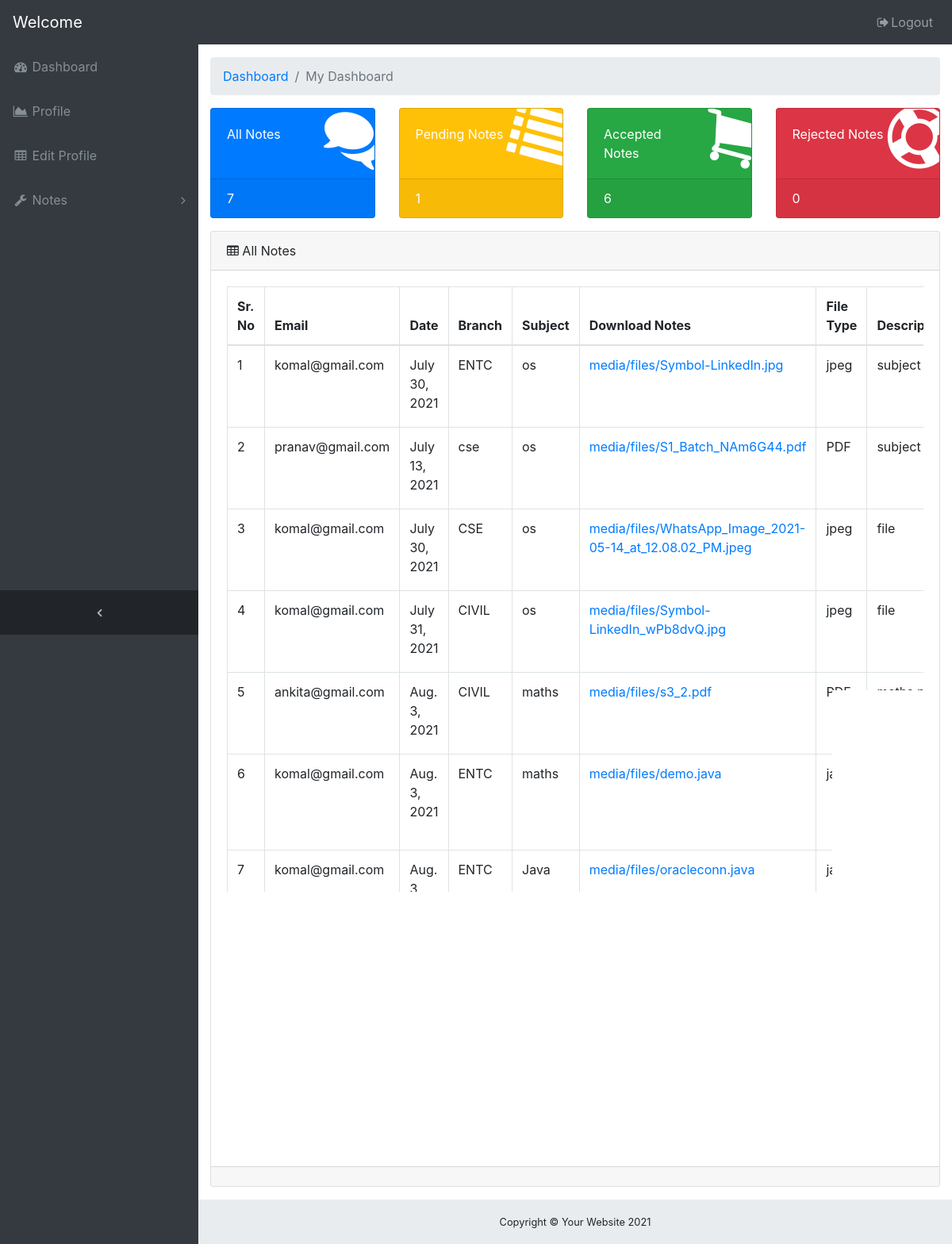
/notes/allnotes/, run on the app's committed database.
### onlinenotes/models.py (models this page shows, shortened)
class notes(models.Model):
    user = models.ForeignKey(User,on_delete=models.CASCADE)
    branch = models.CharField(max_length=30)
    uploadingnotes = models.FileField(upload_to='media/files/')
    date = models.DateField()
    filetype = models.CharField(max_length=30)
    status = models.CharField(max_length=30)
    subject = models.CharField(max_length=30)
    description = models.CharField(max_length=100)

### onlinenotes/views.py (the view)
# urls.py: path('allnotes/',views.allnotes,name="allnotes"),
def allnotes(request):
    allnote = notes.objects.all()
    accept = notes.objects.filter(status='accepted').count()
    all = notes.objects.all().count()
    reject = notes.objects.filter(status='rejected').count()
    pend = notes.objects.filter(status='pending').count()
    context={'allnote':allnote,'accept':accept,'all':all,'reject':reject,'pend':pend}
    return render(request,'onlinenotes/allnotes.html',context)

### onlinenotes/templates/onlinenotes/allnotes.html (shortened to what this page needs)
<!DOCTYPE html>
{% load static %}
<html lang="en">
<head>
    <link rel="stylesheet" href="https://stackpath.bootstrapcdn.com/bootstrap/4.5.2/css/bootstrap.min.css">
    <link href="//netdna.bootstrapcdn.com/bootstrap/3.0.0/css/bootstrap-glyphicons.css" rel="stylesheet">
    <link rel="stylesheet" href="https://cdnjs.cloudflare.com/ajax/libs/font-awesome/4.7.0/css/font-awesome.min.css">
    <link rel="stylesheet" href="https://cdn.jsdelivr.net/npm/@fortawesome/fontawesome-free@5.15.3/css/fontawesome.min.css">
    <link rel="stylesheet" href="{% static 'css/admindash.css' %}">
</head>
<body class="fixed-nav sticky-footer bg-dark" id="page-top">
    <nav class="navbar navbar-expand-lg navbar-dark bg-dark fixed-top" id="mainNav">
      <a class="navbar-brand" href="{% url 'profile' user.id %}">Welcome {{user.username}}</a>
      <div class="collapse navbar-collapse" id="navbarResponsive">
        <ul class="navbar-nav navbar-sidenav" id="exampleAccordion">
          <li class="nav-item" data-toggle="tooltip" data-placement="right" title="Dashboard">
            <a class="nav-link" href="{% url 'admindashboard' %}">
              <i class="fa fa-fw fa-dashboard"></i>
              <span class="nav-link-text">Dashboard</span>
            </a>
          </li>
          <li class="nav-item" data-toggle="tooltip" data-placement="right" title="Charts">
            <a class="nav-link" href="{% url 'profile' user.id %}">
              <i class="fa fa-fw fa-area-chart"></i>
              <span class="nav-link-text">Profile</span>
            </a>
          </li>
          <li class="nav-item" data-toggle="tooltip" data-placement="right" title="Tables">
            <a class="nav-link" href="{% url 'editprofile' user.id %}">
              <i class="fa fa-fw fa-table"></i>
              <span class="nav-link-text">Edit Profile</span>
            </a>
          </li>
          <li class="nav-item" data-toggle="tooltip" data-placement="right" title="Components">
            <a class="nav-link nav-link-collapse collapsed" data-toggle="collapse" href="#collapseComponents" data-parent="#exampleAccordion">
              <i class="fa fa-fw fa-wrench"></i>
              <span class="nav-link-text">Notes</span>
            </a>
          </li>
        </ul>
        <ul class="navbar-nav sidenav-toggler">
          <li class="nav-item">
            <a class="nav-link text-center" id="sidenavToggler">
              <i class="fa fa-fw fa-angle-left"></i>
            </a>
          </li>
        </ul>
        <ul class="navbar-nav ml-auto">
          <li class="nav-item">
            <a class="nav-link" href="{% url 'logout' %}" data-toggle="modal" data-target="#exampleModal">
              <i class="fa fa-fw fa-sign-out"></i>Logout</a>
          </li>
        </ul>
      </div>
    </nav>
    <div class="content-wrapper">
      <div class="container-fluid">
        <ol class="breadcrumb">
          <li class="breadcrumb-item">
            <a href="#">Dashboard</a>
          </li>
          <li class="breadcrumb-item active">My Dashboard</li>
        </ol>
        <div class="row">
          <div class="col-xl-3 col-sm-6 mb-3">
            <div class="card text-white bg-primary o-hidden h-100">
              <div class="card-body">
                <div class="card-body-icon">
                  <i class="fa fa-fw fa-comments"></i>
                </div>
                <div class="mr-5">All Notes</div>
              </div>
              <a class="card-footer text-white clearfix large z-1" href="{% url 'allnotes' %}">
                <span class="float-left">{{all}}</span>
              </a>
            </div>
          </div>
          <div class="col-xl-3 col-sm-6 mb-3">
            <div class="card text-white bg-warning o-hidden h-100">
              <div class="card-body">
                <div class="card-body-icon">
                  <i class="fa fa-fw fa-list"></i>
                </div>
                <div class="mr-5">Pending Notes</div>
              </div>
              <a class="card-footer text-white clearfix large z-1" href="{% url 'pendingnotes' %}">
                <span class="float-left">{{pend}}</span>
              </a>
            </div>
          </div>
          <div class="col-xl-3 col-sm-6 mb-3">
            <div class="card text-white bg-success o-hidden h-100">
              <div class="card-body">
                <div class="card-body-icon">
                  <i class="fa fa-fw fa-shopping-cart"></i>
                </div>
                <div class="mr-5">Accepted Notes</div>
              </div>
              <a class="card-footer text-white clearfix large z-1" href="{% url 'acceptednotes' %}">
                <span class="float-left">{{accept}}</span>
              </a>
            </div>
          </div>
          <div class="col-xl-3 col-sm-6 mb-3">
            <div class="card text-white bg-danger o-hidden h-100">
              <div class="card-body">
                <div class="card-body-icon">
                  <i class="fa fa-fw fa-support"></i>
                </div>
                <div class="mr-5">Rejected Notes</div>
              </div>
              <a class="card-footer text-white clearfix large z-1" href="{% url 'rejectednotes' %}">
                <span class="float-left">{{reject}}</span>
              </a>
            </div>
          </div>
        </div>
        <div class="card mb-3">
          <div class="card-header">
            <i class="fa fa-table"></i> All Notes</div>
          <div class="card-body">
            <div class="table-responsive">
              <table class="table table-bordered" id="dataTable" width="100%" cellspacing="0">
                <thead>
                  <tr>
                    <th>Sr. No</th>
                    <th>Email</th>
                    <th>Date</th>
                    <th>Branch</th>
                    <th>Subject</th>
                    <th>Download Notes</th>
                    <th>File Type</th>
                    <th>Description</th>
                  </tr>
                </thead>
                <tfoot>
                  <tr>
                    <th>Sr. No</th>
                    <th>Email</th>
                    <th>Date</th>
                    <th>Branch</th>
                    <th>Subject</th>
                    <th>Download Notes</th>
                    <th>File Type</th>
                    <th>Description</th>
                  </tr>
                </tfoot>
                <tbody>
                  {% for i in allnote %}
                    <tr>
                      <td>{{forloop.counter}}</td>
                      <td>{{i.user.email}}</td>
                      <td>{{i.date}}</td>
                      <td>{{i.branch}}</td>
                      <td>{{i.subject}}</td>
                      <td><a href="{{ i.uploadingnotes.url }}">{{ i.uploadingnotes }}</a></td>
                      <td>{{i.filetype}}</td>
                      <td>{{i.description}}</td>
                    </tr>
                  {% endfor %}
                </tbody>
              </table>
            </div>
          </div>
          <div class="card-footer small text-muted"></div>
        </div>
      </div>
      <footer class="sticky-footer">
        <div class="container">
          <div class="text-center">
            <small>Copyright © Your Website 2021</small>
          </div>
        </div>
      </footer>
    </div>
  </body>
</html>

### onlinenotes/static/css/admindash.css (style rules this page uses)
html { position: relative; min-height: 100%; }
body { overflow-x: hidden; }
body.sticky-footer { margin-bottom: 56px; }
body.sticky-footer .content-wrapper { min-height: calc(100vh - 56px - 56px); }
body.fixed-nav { padding-top: 56px; }
.content-wrapper { min-height: calc(100vh - 56px); padding-top: 1rem; }
.o-hidden { overflow: hidden !important; }
.z-1 { z-index: 1; }
#mainNav .navbar-collapse { overflow: auto; max-height: 75vh; }
#mainNav .navbar-collapse .navbar-nav .nav-item .nav-link { cursor: pointer; }
#mainNav .navbar-collapse .navbar-sidenav .nav-link-collapse:after { float: right; content: '\f107'; font-family: 'FontAwesome'; }
#mainNav .navbar-collapse .navbar-sidenav .nav-link-collapse.collapsed:after { content: '\f105'; }
#mainNav .navbar-collapse .sidenav-toggler { display: none; }
@media (min-width: 992px) { #mainNav .navbar-brand { width: 250px; } }
@media (min-width: 992px) { #mainNav .navbar-collapse { overflow: visible; max-height: none; } }
@media (min-width: 992px) { #mainNav .navbar-collapse .navbar-sidenav { position: absolute; top: 0; left: 0; -webkit-flex-direction: column; -ms-flex-direction: column; flex-direction: column; margin-top: 56px; } }
@media (min-width: 992px) { #mainNav .navbar-collapse .navbar-sidenav > .nav-item { width: 250px; padding: 0; } }
@media (min-width: 992px) { #mainNav .navbar-collapse .navbar-sidenav > .nav-item > .nav-link { padding: 1em; } }
#mainNav.fixed-top .sidenav-toggler { display: none; }
@media (min-width: 992px) { #mainNav.fixed-top .navbar-sidenav { height: calc(100vh - 112px); } }
@media (min-width: 992px) { #mainNav.fixed-top .sidenav-toggler { position: absolute; top: 0; left: 0; display: flex; -webkit-flex-direction: column; -ms-flex-direction: column; flex-direction: column; margin-top: calc(100vh - 56px); } }
@media (min-width: 992px) { #mainNav.fixed-top .sidenav-toggler > .nav-item { width: 250px; padding: 0; } }
@media (min-width: 992px) { #mainNav.fixed-top .sidenav-toggler > .nav-item > .nav-link { padding: 1em; } }
#mainNav.fixed-top.navbar-dark .sidenav-toggler { background-color: #212529; }
#mainNav.fixed-top.navbar-dark .sidenav-toggler a i { color: #adb5bd; }
.content-wrapper { overflow-x: hidden; background: white; }
@media (min-width: 992px) { .content-wrapper { margin-left: 250px; } }
#sidenavToggler i { font-weight: 800; }
#mainNav.navbar-dark .navbar-collapse .navbar-sidenav .nav-link-collapse:after { color: #868e96; }
#mainNav.navbar-dark .navbar-collapse .navbar-sidenav > .nav-item > .nav-link { color: #868e96; }
@media (min-width: 992px) { #mainNav.navbar-dark .navbar-collapse .navbar-sidenav { background: #343a40; } }
.card-body-icon { position: absolute; z-index: 0; top: -25px; right: -25px; font-size: 5rem; -webkit-transform: rotate(15deg); -ms-transform: rotate(15deg); transform: rotate(15deg); }
footer.sticky-footer { position: absolute; right: 0; bottom: 0; width: 100%; height: 56px; background-color: #e9ecef; line-height: 55px; }
@media (min-width: 992px) { footer.sticky-footer { width: calc(100% - 250px); } }

### data on the page
notes: user.email "komal@gmail.com", date "July 30, 2021", branch "ENTC", subject "os", uploadingnotes "media/files/Symbol-LinkedIn.jpg", filetype "jpeg", description "subject…"
notes: user.email "pranav@gmail.com", date "July 13, 2021", branch "cse", subject "os", uploadingnotes "media/files/S1_Batch_NAm6G44.pdf", filetype "PDF", description "subject…"
notes: user.email "komal@gmail.com", date "July 30, 2021", branch "CSE", subject "os", uploadingnotes "media/files/WhatsApp_Image_2021-05-14_at_12.08.02_PM.jpeg", filetype "jpeg", description "file"
notes: user.email "komal@gmail.com", date "July 31, 2021", branch "CIVIL", subject "os", uploadingnotes "media/files/Symbol-LinkedIn_wPb8dvQ.jpg", filetype "jpeg", description "file"
notes: user.email "ankita@gmail.com", date "Aug. 3, 2021", branch "CIVIL", subject "maths", uploadingnotes "media/files/s3_2.pdf", filetype "PDF", description "maths…"
notes: user.email "komal@gmail.com", date "Aug. 3, 2021", branch "ENTC", subject "maths", uploadingnotes "media/files/demo.java", filetype "java"
notes: user.email "komal@gmail.com", date "Aug. 3, 2021", branch "ENTC", subject "Java", uploadingnotes "media/files/oracleconn.java", filetype "java"

### other printed values
{{ all }} "7"
{{ pend }} "1"
{{ accept }} "6"
{{ reject }} "0"
